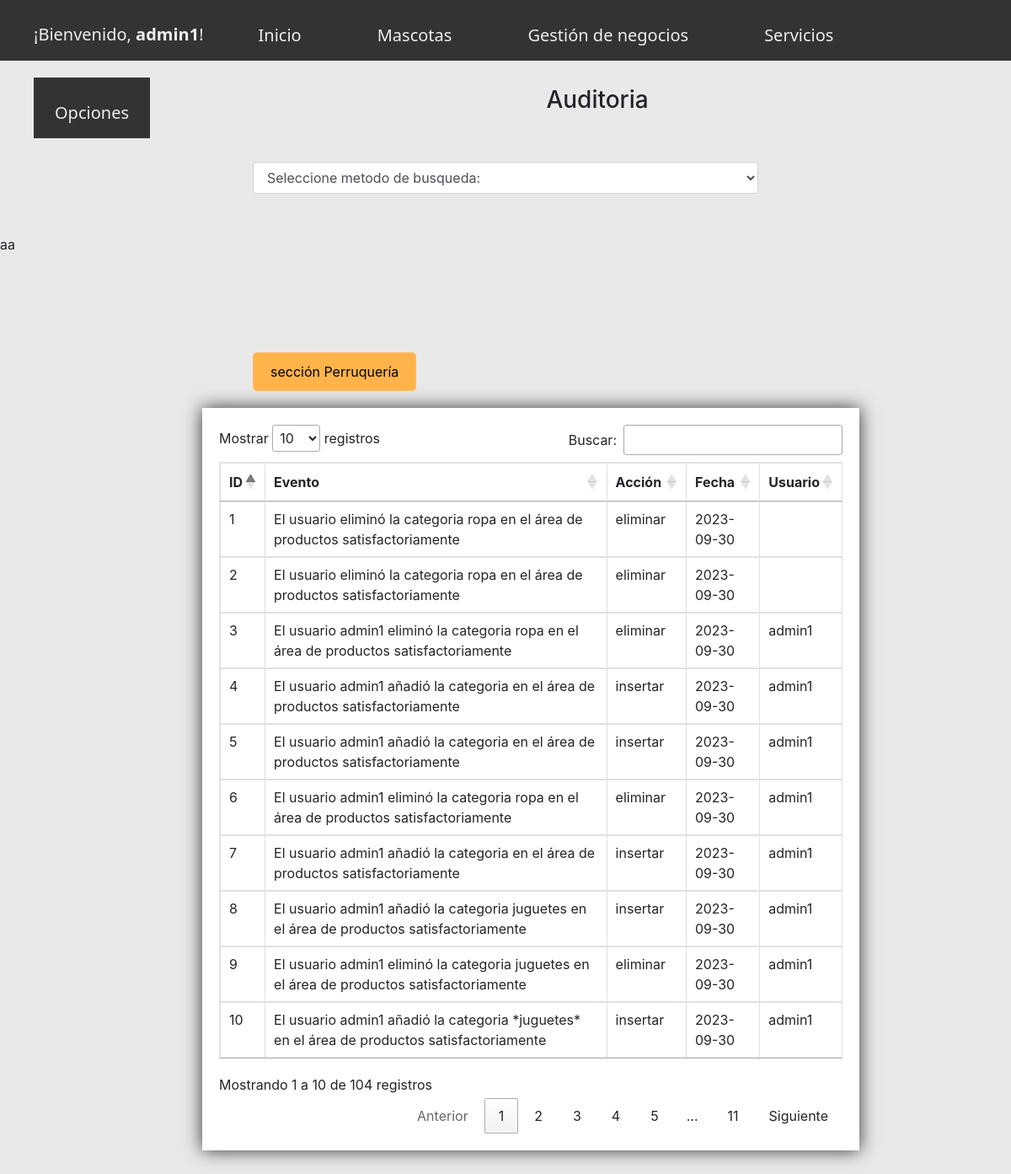
Screenshot of /AuditoriaTienda.php (signed in) with the database file from the repository.
### tables this page shows
CREATE TABLE `auditoria_dos` (
  `id_dos` int(20) NOT NULL AUTO_INCREMENT,
  `descripcion_dos` varchar(300) NOT NULL,
  `evento_dos` varchar(20) NOT NULL,
  `datetime_dos` date NOT NULL,
  `user_res_dos` varchar(20) NOT NULL,
  PRIMARY KEY (`id_dos`)
);

### AuditoriaTienda.php (the view, shortened to what this page needs)
<?php
include "top.php";
$c = new SelectDatos();
$conectar = $c->Buscador();
	$sentencia_select=$conectar->prepare('SELECT *FROM auditoria_dos ORDER BY id_dos ASC');
	$sentencia_select->execute();
	$resultado=$sentencia_select->fetchAll();
 ?>
<!DOCTYPE html>
<html lang="es">
<head>
	<link rel="stylesheet" href="./css/bootstrap.css">
<link rel="stylesheet" href="./css/body.css">
</head>
<body style="background-color: #e9e9e9">
	<div class="contenedor">
		<h3 class="centrado">Auditoria</h3>
		<div class="barra__buscador">
			<br>
			<br>
			<div class="centrado">
			<select class="form-control" style="margin-left: 25%; width: 50%" id="so" name="so" class="">
			<option value="0">Seleccione metodo de busqueda: </option>
		</select>
		<br>
		<br>
		</div>
		<div id="ShowOption">aa</div>
		 <br>
		<br>
		 <br>
		<br>
		<div class="jaula">
<a href="Auditorias.php" class="btn_a">sección Perruquería</a>
</div>
<div class="container" style="width: 65%; margin-right: 100px; margin-left: 240px; margin-bottom: 100px; padding: 20px; background-color: #fff; text-shadow: 0 0 30px #fff;
			       box-shadow: 0 0 20px #333">
		<table class="table table-bordered" id="tabla_a">
			<thead>
			<tr class="head">
				<th class="formularioesp2">ID</th>
				<th class="formularioesp2">Evento</th>
				<th class="formularioesp2">Acción</th>
				<th class="formularioesp2">Fecha</th>
				<th class="formularioesp2">Usuario</th>
			</thead>
			<?php foreach($resultado as $fila):?>
				<tr ><td class="formularioesp"><?php echo $fila['id_dos']; ?></td>
					<td class="formularioesp"><?php echo $fila['descripcion_dos']; ?></td>
					<td class="formularioesp"><?php echo $fila['evento_dos']; ?></td>
					<td class="formularioesp"><?php echo $fila['datetime_dos']; ?></td>
					<td class="formularioesp"><?php echo $fila['user_res_dos']; ?></td>
				</tr>
			<?php endforeach ?>
		</table>
	</div>
	</div>
</body>
</html>

### css/body.css (style rules this page uses)
.centrado { text-align: center; }
.formularioesp { border: 1px solid #5c9b9c; margin-top: 5px; margin-bottom: 5px; }
.formularioesp2 { border: 1px solid black; margin-top: 5px; margin-bottom: 5px; }
.jaula { margin: 20px; margin-left: 300px; }

### css/top.css (style rules this page uses)
.btn_a { display: inline-block; padding: 10px 20px; background-color: #ffb34b; color: black; text-align: center; font-size: 16px; border: none; border-radius: 5px; cursor: pointer; text-decoration: none; }
.btn_a:link { outline: none; text-decoration: none; display: inline-block; border: 1px solid #ffbe65 ; color: black; }
.btn_a:link, .btn_a:visited, .btn_a:focus { background: #ffb34b; border: 1px solid #ffbe65; color:black; }

### rows the page displays
auditoria_dos: id_dos "1", descripcion_dos "El usuario eliminó la categoria ropa en el área de productos satisfactoriamente", evento_dos "eliminar", datetime_dos "2023-09-30"
auditoria_dos: id_dos "2", descripcion_dos "El usuario eliminó la categoria ropa en el área de productos satisfactoriamente", evento_dos "eliminar", datetime_dos "2023-09-30"
auditoria_dos: id_dos "3", descripcion_dos "El usuario admin1 eliminó la categoria ropa en el área de productos satisfactoriamente", evento_dos "eliminar", datetime_dos "2023-09-30", user_res_dos "admin1"
auditoria_dos: id_dos "4", descripcion_dos "El usuario admin1 añadió la categoria en el área de productos satisfactoriamente", evento_dos "insertar", datetime_dos "2023-09-30", user_res_dos "admin1"
auditoria_dos: id_dos "5", descripcion_dos "El usuario admin1 añadió la categoria en el área de productos satisfactoriamente", evento_dos "insertar", datetime_dos "2023-09-30", user_res_dos "admin1"
auditoria_dos: id_dos "6", descripcion_dos "El usuario admin1 eliminó la categoria ropa en el área de productos satisfactoriamente", evento_dos "eliminar", datetime_dos "2023-09-30", user_res_dos "admin1"
auditoria_dos: id_dos "7", descripcion_dos "El usuario admin1 añadió la categoria en el área de productos satisfactoriamente", evento_dos "insertar", datetime_dos "2023-09-30", user_res_dos "admin1"
auditoria_dos: id_dos "8", descripcion_dos "El usuario admin1 añadió la categoria juguetes en el área de productos satisfactoriamente", evento_dos "insertar", datetime_dos "2023-09-30", user_res_dos "admin1"
auditoria_dos: id_dos "9", descripcion_dos "El usuario admin1 eliminó la categoria juguetes en el área de productos satisfactoriamente", evento_dos "eliminar", datetime_dos "2023-09-30", user_res_dos "admin1"
auditoria_dos: id_dos "10", descripcion_dos "El usuario admin1 añadió la categoria *juguetes* en el área de productos satisfactoriamente", evento_dos "insertar", datetime_dos "2023-09-30", user_res_dos "admin1"

### other values shown
$_SESSION['username'] "admin1"
